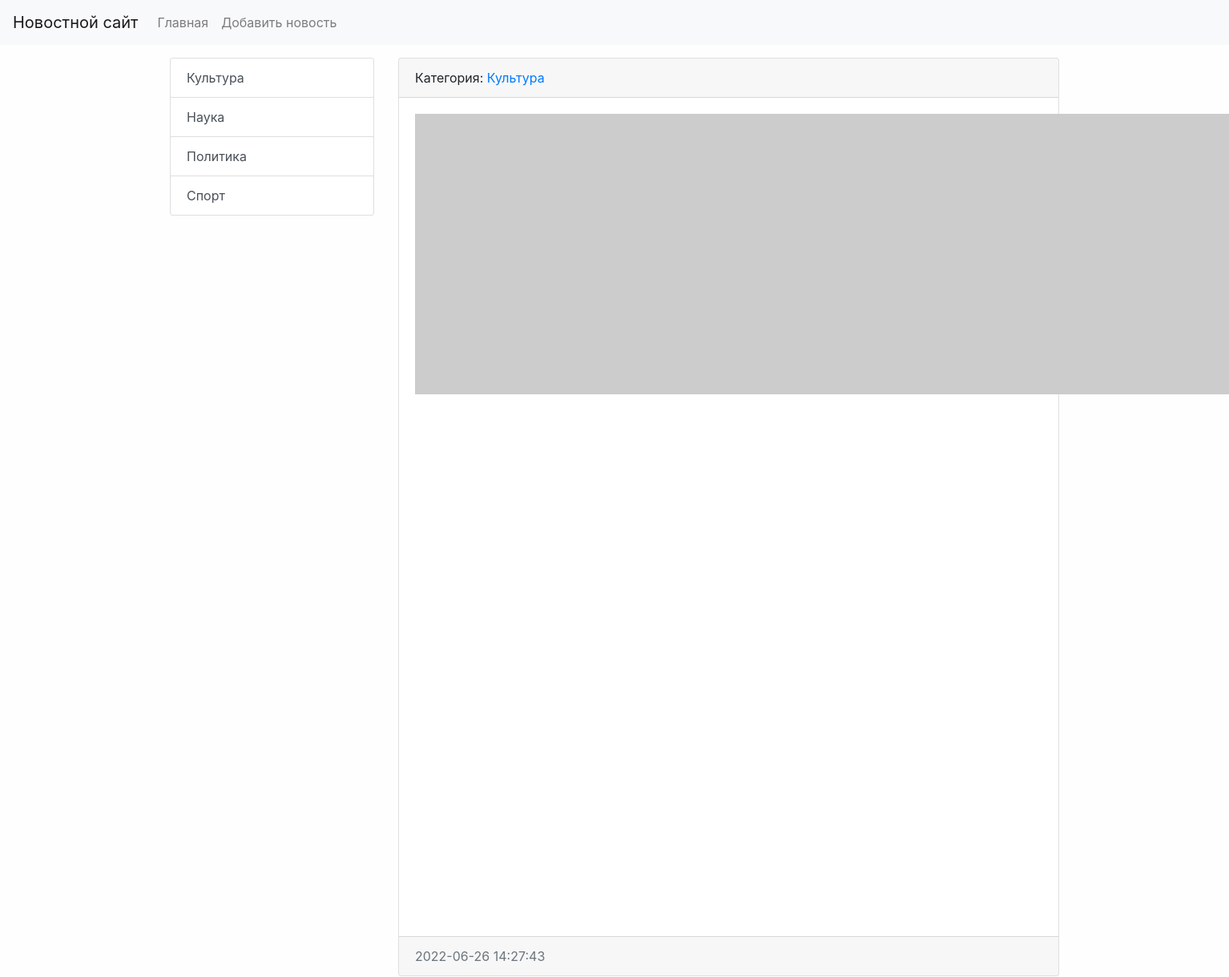
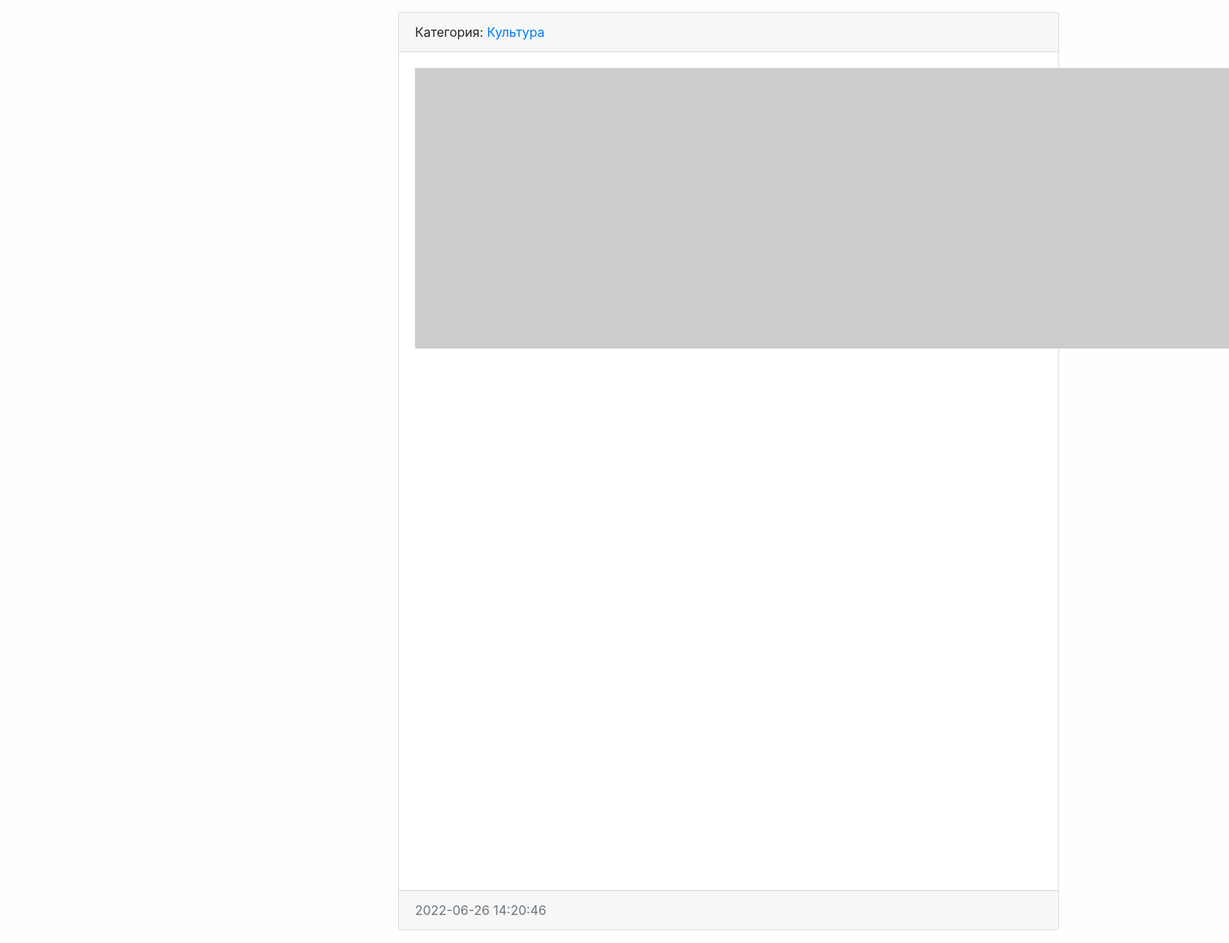
The app's page /category/1/, older data (2 pictures, top to bottom).
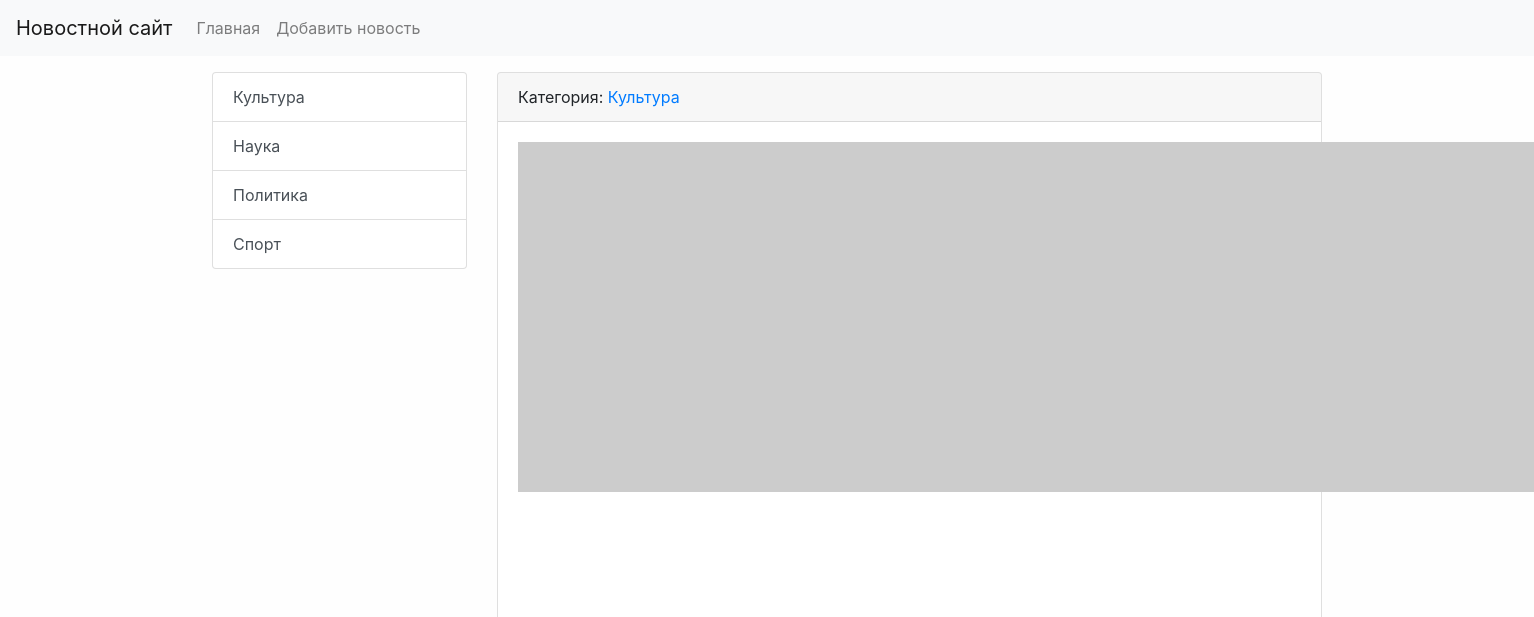
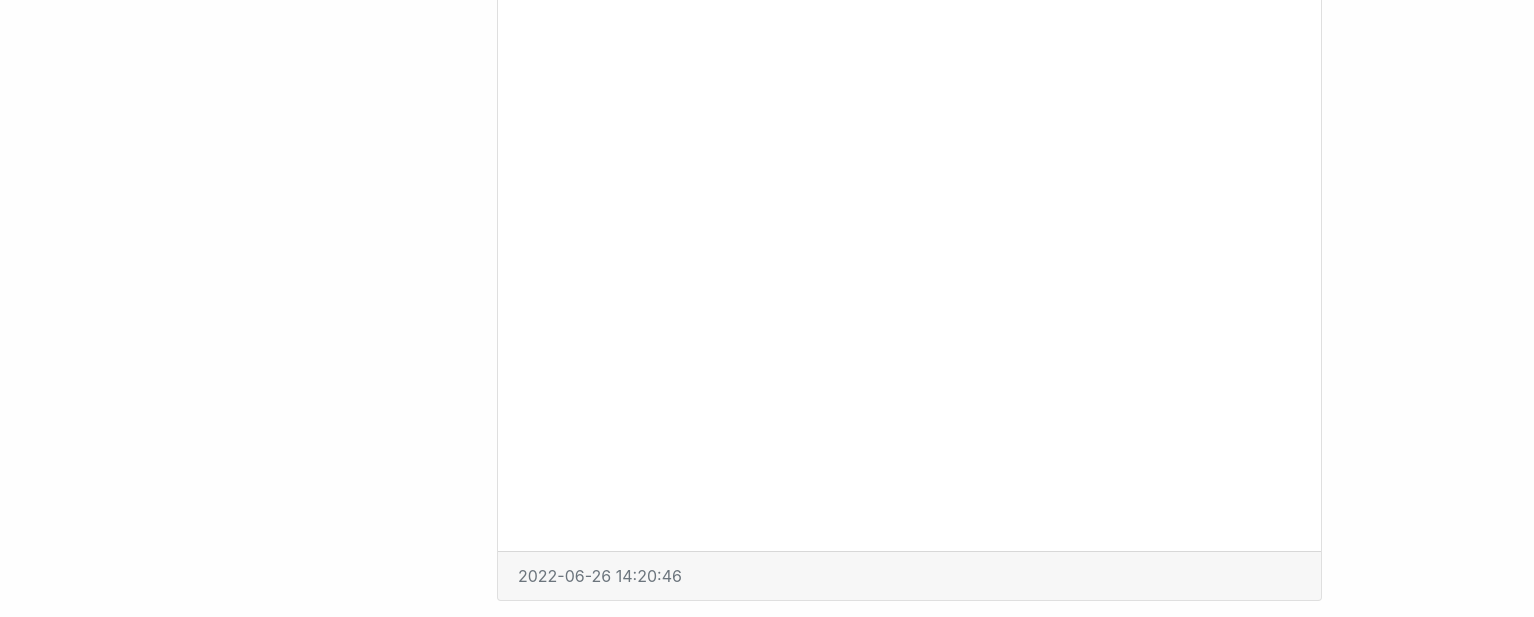
The same page, newer data (2 pictures, top to bottom).
### news/models.py (models this page shows, shortened)
class Category(models.Model):
    title = models.CharField(max_length=150, db_index=True, verbose_name='Наименование категории')
    def get_absolute_url(self):
        return reverse('category', kwargs={"category_id": self.pk})
    def __str__(self):
        return self.title
    class Meta:
        verbose_name = 'Категория'
        verbose_name_plural = 'Категрии'
        ordering = ['title']

class News(models.Model):
    title = models.CharField(max_length=150, verbose_name='Наименование')
    content = models.TextField(blank=True, verbose_name='Контент')
    created_at = models.DateTimeField(auto_now_add=True, verbose_name='Дата публикации')
    updated_at = models.DateTimeField(auto_now=True, verbose_name='Обнавлено')
    photo = models.ImageField(upload_to='photos/%Y/%m/%d/', verbose_name='Фото', blank=True)
    is_published = models.BooleanField(default=True, verbose_name='Опубликовано')
    category = models.ForeignKey('Category', on_delete=models.PROTECT,
                                 verbose_name='Категория')
    def get_absolute_url(self):
        return reverse('view_news', kwargs={"pk": self.pk})
    class Meta:
        verbose_name = 'Новость'
        verbose_name_plural = 'Новости'
        ordering = ['-created_at', 'title']

### news/views.py (the view)
# urls.py: path('category/<int:category_id>/', NewsByCategory.as_view(extra_context={'title': 'Какой-то тайтл'}), name='category'),
class NewsByCategory(ListView):
    model = News
    template_name = 'news/home_news_list.html'
    context_object_name = 'news'
    allow_empty = False
    def get_context_data(self, *, object_list=None, **kwargs):
        context = super().get_context_data(**kwargs)
        context['title'] = Category.objects.get(pk=self.kwargs['category_id'])
        return context
    def get_queryset(self):
        return News.objects.filter(category_id=self.kwargs['category_id'], is_published=True)

### news/templatetags/news_tags.py (called while the page is built)
@register.simple_tag(name='get_list_categories')
def get_categories():
    return Category.objects.all()

@register.inclusion_tag('news/list_categories.html')
def show_categories():
    categories = get_categories()
    return {'categories': categories}

### news/templates/news/home_news_list.html (shortened to what this page needs)
{% extends "base.html" %}
{% block sidebar %}
{% include 'inc/_sidebar.html' %}
{% endblock%}
{% block content %}
{% for item in news %}
<div class="card mb-3">
    <div class="card-header">
        Категория: <a href="{{ item.category.get_absolute_url }}"> {{ item.category.title }} </a>
    </div>
    <div class="card-body">
        <div class="media">
            {% if item.photo %}
            <img src="{{ item.photo.url }}" , alt="" , width="350" , class="mr-3">
            {% else %}
            <img src="https://picsum.photos/id/1060/350/462/?blur=2" , alt="" , class="mr-3">
            {% endif %}
        </div>
    </div>
    <div class="card-footer text-muted">
        {{ item.created_at|date:"Y-m-d H:i:s" }}
    </div>
</div>
{% endfor %}
{% endblock%}

### news/templates/news/list_categories.html
<div class="list-group">
    {% for item in categories %}
    <a href="{{ item.get_absolute_url }}" class="list-group-item list-group-item-action">{{ item.title }}</a>
    {% endfor %}
</div>

Row changes from the older to the newer data that the page shows:
no longer on this page (row edited): News: category "Культура", created_at "2022-06-26 14:27:43"
